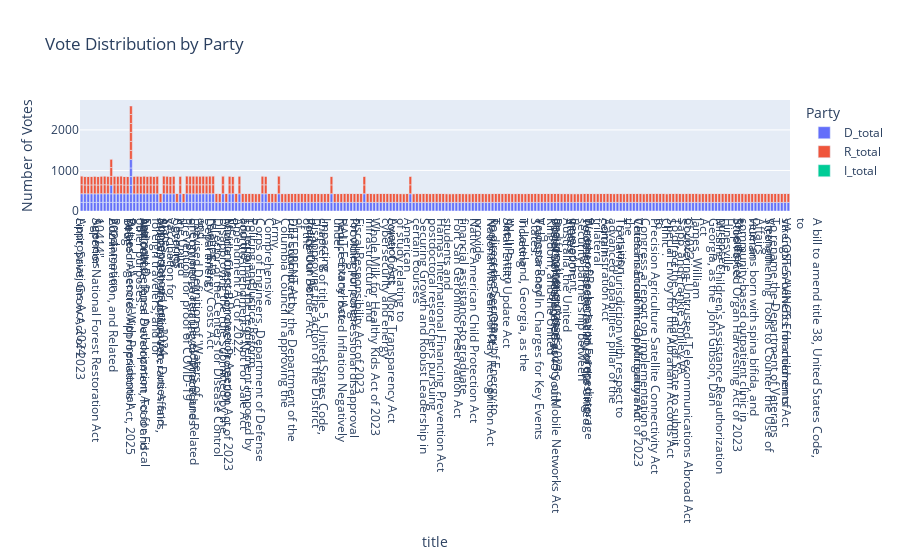

This figure's notebook cell:
### Code cell
df['D_total'] = df['D_yea_or_aye_votes'] + df['D_nay_or_no_votes'] + df['D_abstain_votes']
df['R_total'] = df['R_yea_or_aye_votes'] + df['R_nay_or_no_votes'] + df['R_abstain_votes']
df['I_total'] = df['I_yea_or_aye_votes'] + df['I_nay_or_no_votes'] + df['I_abstain_votes']

fig = px.bar(df, x='title', y=['D_total', 'R_total', 'I_total'], 
             labels={'value':'Number of Votes', 'variable':'Party'},
             title='Vote Distribution by Party')
fig.show()

### Figure 1 — Plotly figure (JSON) as saved in the notebook; plotly's stock layout.template omitted (floating-point values rounded to 4 significant figures; data arrays with more than 128 entries replaced by an {"elided": "..."} marker saying what was removed)
{"data": [{"alignmentgroup": "True", "hovertemplate": "Party=D_total<br>title=%{x}<br>Number of Votes=%{y}<extra></extra>", "legendgroup": "D_total", "marker": {"color": "#636efa", "pattern": {"shape": ""}}, "name": "D_total", "offsetgroup": "D_total", "orientation": "v", "showlegend": true, "textposition": "auto", "type": "bar", "x": {"elided": "269 str values"}, "xaxis": "x", "y": {"elided": "269 int values"}, "yaxis": "y"}, {"alignmentgroup": "True", "hovertemplate": "Party=R_total<br>title=%{x}<br>Number of Votes=%{y}<extra></extra>", "legendgroup": "R_total", "marker": {"color": "#EF553B", "pattern": {"shape": ""}}, "name": "R_total", "offsetgroup": "R_total", "orientation": "v", "showlegend": true, "textposition": "auto", "type": "bar", "x": {"elided": "269 str values"}, "xaxis": "x", "y": {"elided": "269 int values"}, "yaxis": "y"}, {"alignmentgroup": "True", "hovertemplate": "Party=I_total<br>title=%{x}<br>Number of Votes=%{y}<extra></extra>", "legendgroup": "I_total", "marker": {"color": "#00cc96", "pattern": {"shape": ""}}, "name": "I_total", "offsetgroup": "I_total", "orientation": "v", "showlegend": true, "textposition": "auto", "type": "bar", "x": {"elided": "269 str values"}, "xaxis": "x", "y": {"elided": "269 int values"}, "yaxis": "y"}], "layout": {"autosize": true, "barmode": "relative", "legend": {"title": {"text": "Party"}, "tracegroupgap": 0}, "title": {"text": "Vote Distribution by Party"}, "xaxis": {"anchor": "y", "autorange": true, "domain": [0, 1], "range": [-0.5, 215.5], "title": {"text": "title"}, "type": "category"}, "yaxis": {"anchor": "x", "autorange": true, "domain": [0, 1], "range": [0, 2738.0], "title": {"text": "Number of Votes"}, "type": "linear"}}}
